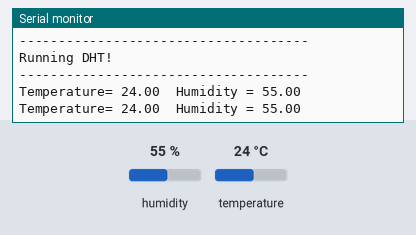
A sketch run on a simulated Arduino Uno, built with avr-gcc and run on an emulated ATmega328P. On the bench: the last lines printed to the serial monitor. The test bench sets the inputs (shaded band); at power-on: humidity 55 %, temperature 24 °C.

Above: at 2.9 s.
3.0 s: humidity set to 22 %
At 5.3 s:
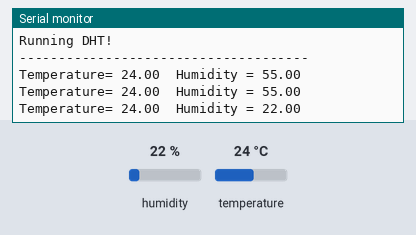
5.7 s: temperature set to 12 °C
At 6.5 s:
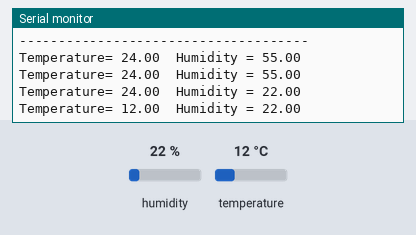
8.4 s: humidity set to 40 %
At 11.4 s:
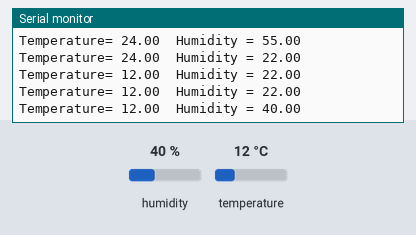
Timing chart, 0 to 12.9 s (numbered marks = the images above; inputs shaded):
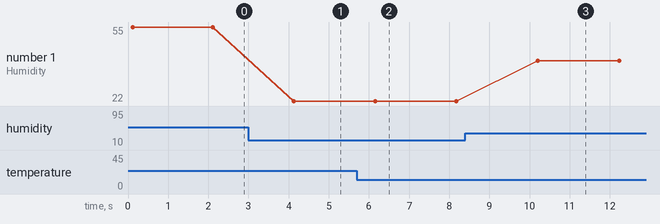

Measured:
- after the input at 3.0 s, the serial monitor: prints a new line after 1.1 s (image 1)
- after the input at 5.7 s, the serial monitor: prints a new line after 0.46 s (image 2)
- after the input at 8.4 s, the serial monitor: prints a new line after 1.8 s (image 3)
- plotted number 1: 55 → 22 after the input at 3.0 s, 22 → 40 after the input at 8.4 s

The sketch:

dht11.ino
```cpp
/*---------------------KRENOVATOR---------------------
  TEMPERATURE and HUMIDITY SENSOR

  Demonstrates the DHT11 or DHT22 to know its function
  and how to code it.

  Get the code at github
  https://github.com/MZulsyahmi/dht11.git

  by M.Zulsyahmi @krenovator
  October 2018
 */

#include "DHT.h"      //include the library of DHT

#define DHTPIN 0     // what digital pin the DHT22 is connected to
#define DHTTYPE DHT11   // there are multiple kinds of DHT sensors DHT11 or DHT22

DHT dht(DHTPIN, DHTTYPE);

void setup() {
  Serial.begin(9600);
  Serial.setTimeout(2000);

  // Wait for serial to initialize.
  while(!Serial) { }

  Serial.println("Device Started");
  Serial.println("-------------------------------------");
  Serial.println("Running DHT!");
  Serial.println("-------------------------------------");

}

void loop() {
  float t = dht.readTemperature();    //initialize the measured temperature
  float h = dht.readHumidity();       //initialize the measure humidity

  Serial.print("Temperature= ");
  Serial.print(t);                  //recall the temperature
  Serial.print("  Humidity = ");
  Serial.println(h);                //recall the humidity
  delay(2000);          //delay time for 2sec
}
```
